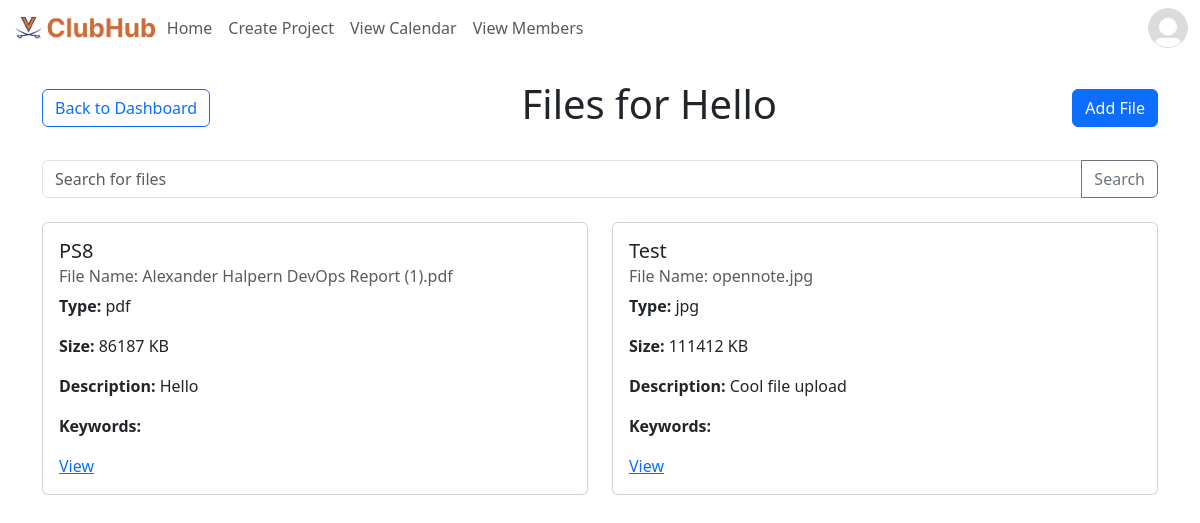
/1/files/ (signed in), run on the app's committed database.
### users/models.py (models this page shows, shortened)
class Project(models.Model):
    name = models.CharField(max_length=100)
    description = models.TextField()
    created_at = models.DateTimeField(auto_now_add=True)
    created_by = models.ForeignKey(
        User, on_delete=models.CASCADE, related_name='created_projects')
    members = models.ManyToManyField(User, related_name='joined_projects')
    cio = models.ForeignKey(CIO, on_delete=models.CASCADE,
                            related_name='projects')  # New field

class File(models.Model):
    project = models.ForeignKey(
        'Project', related_name='files', on_delete=models.CASCADE)
    file = models.FileField(upload_to='project_files/')
    upload_date = models.DateTimeField(auto_now_add=True)
    file_name = models.CharField(max_length=255, blank=True)
    file_size = models.PositiveIntegerField(blank=True, null=True)
    file_type = models.CharField(max_length=50, blank=True)
    title = models.CharField(max_length=255, blank=True, null=True)
    description = models.TextField(blank=True, null=True)
    keywords = models.TextField(blank=True, null=True)

### users/views.py (the view, shortened to what this page needs)
# urls.py: path('<int:id>/files/', views.filesView, name="project-files"),
@login_required
def filesView(request, id):
    project = get_object_or_404(Project, id=id)
    if not request.user.is_authenticated or request.user not in project.members.all():
        return HttpResponse(status=403)
    form = FileForm(request.POST or None, request.FILES or None)
    keyword = request.GET.get('keyword')
    if keyword:
        files = project.files.filter(keywords__icontains=keyword)
    else:
        files = project.files.all()
    context = {
        'project': project,
        'files': files,
        'form': form,
        'cio': project.cio,
    }
    return render(request, 'project/files.html', context)

### users/forms.py
class FileForm(forms.ModelForm):
    class Meta:
        model = File
        fields = ['file', 'title', 'description', 'keywords']
    def __init__(self, *args, **kwargs):
        super().__init__(*args, **kwargs)
        self.fields['title'].required = True
        self.fields['description'].required = False
        self.fields['keywords'].required = False

### users/templates/project/files.html (shortened to what this page needs)
{% extends 'base.html' %}
{% load static %}
{% block content %}
    <div class="d-flex justify-content-between align-items-center mb-4">
        <a href="{% url 'users:cio-dashboard' slug=cio.slug %}" class="btn btn-outline-primary me-3">
             Back to Dashboard
        </a>
        <h1>Files for {{ project.name }}</h1>
        <button class="btn btn-primary" data-bs-toggle="modal" data-bs-target="#addFileModal">
            Add File
        </button>
    </div>
    <form action="{% url 'users:project-files' project.id %}" method="GET">
        <div class="input-group mb-4">
            <input type="text" class="form-control" placeholder="Search for files" aria-label="Search for files" aria-describedby="search-files" name="q">
            <button class="btn btn-outline-secondary" type="submit" id="search-files">Search</button>
        </div>
    </form>
    {% if files %}
    <div class="row">
        {% for file in files %}
        <div class="col-md-6 mb-4">
            <div class="card">
                <div class="card-body">
                    <h5 class="card-title">{{ file.title }}</h5>
                    <h6 class="card-subtitle mb-2 text-muted">File Name: {{ file.file_name }}</h6>
                    <p><strong>Type:</strong> {{ file.file_type }}</p>
                    <p><strong>Size:</strong> {{ file.file_size }} KB</p>
                    <p><strong>Description:</strong> {{ file.description }}</p>
                    <p><strong>Keywords:</strong> {{ file.keywords }}</p>
                    <a href="{{ file.file.url }}" class="card-link" target="_blank">View</a>
                </div>
            </div>
        </div>
        {% endfor %}
    </div>
    {% else %}
        <div class="alert alert-info">
            No files yet.
        </div>
    {% endif %}
{% endblock %}

### data on the page
Project: name "Hello"
File: title "PS8", file_name "Alexander Halpern DevOps Report (1).pdf", file_type "pdf", file_size "86187", description "Hello"
File: title "Test", file_name "opennote.jpg", file_type "jpg", file_size "111412", description "Cool file upload"
